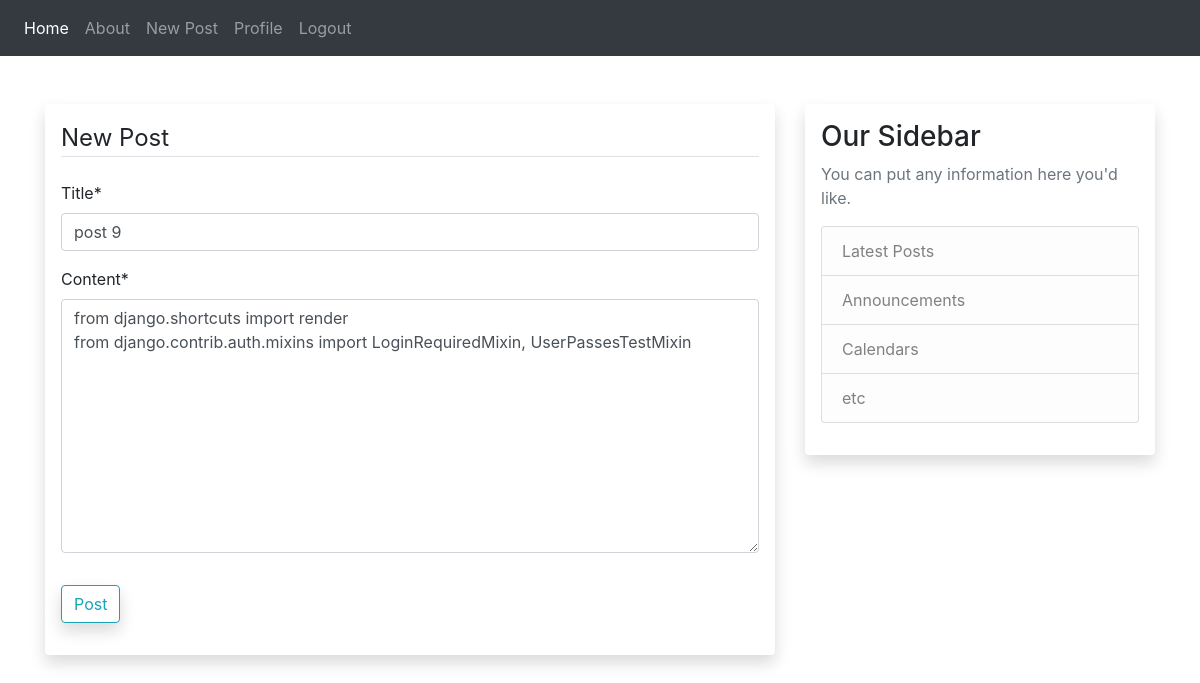
The app's page /post/11/update/ (signed in) with its own data.
### blog/models.py (models this page shows, shortened)
class  Post(models.Model):
    title = models.CharField(max_length=100)
    content = models.TextField()
    date = models.DateTimeField(default=timezone.now)
    author = models.ForeignKey(User, on_delete=models.CASCADE)

### blog/views.py (the view, shortened to what this page needs)
# urls.py: path('post/<int:pk>/update/', PostUpdateView.as_view(), name='post-update'),
class PostUpdateView(LoginRequiredMixin, UserPassesTestMixin, UpdateView):
    model = Post
    fields = ['title', 'content']
    def test_func(self):
        post = self.get_object()
        if self.request.user == post.author:
            return True
        return False

### blog/templates/blog/post_form.html (shortened to what this page needs)
{% extends "blog/base.html" %}
{% load crispy_forms_tags %}
{% block content %}
    <div class="container posts-content shadow p-3 mb-8 bg-white rounded">
        <form method="POST">
            <fieldset class="form-group">
                <legend class="border-bottom mb-4">New Post</legend>
                {{ form|crispy }}
            </fieldset>
            <div class="form-group">
                <button class="btn btn-outline-info shadow rounded" type="submit">Post</button>
            </div>
        </form>
    </div>
{% endblock content %}

### records on screen
Post: title "post 9", content "from django.shortcuts import render from django.contrib.auth.mixins import LoginRequiredMixin, UserPassesTestMixin"
